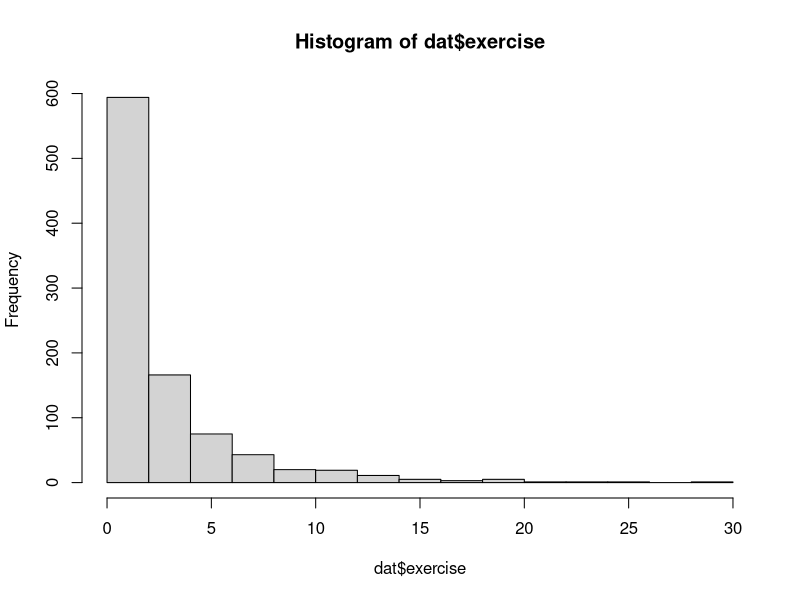
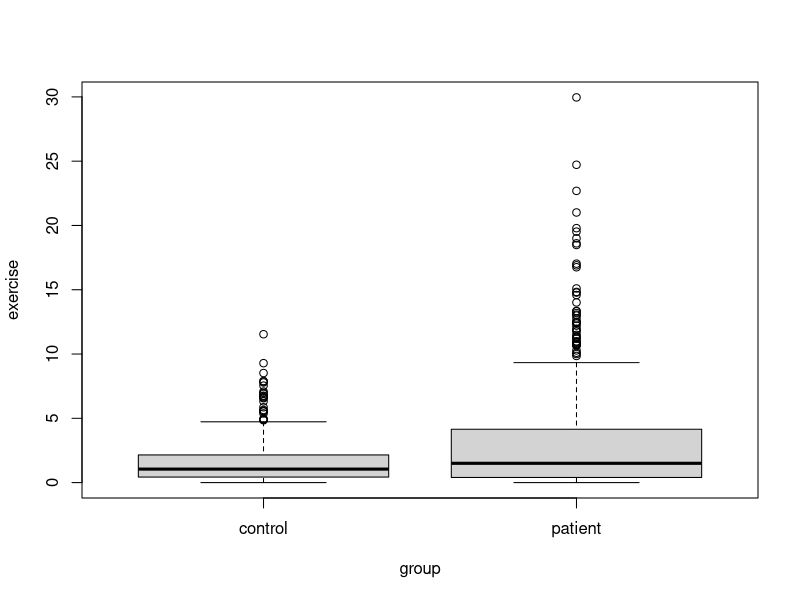
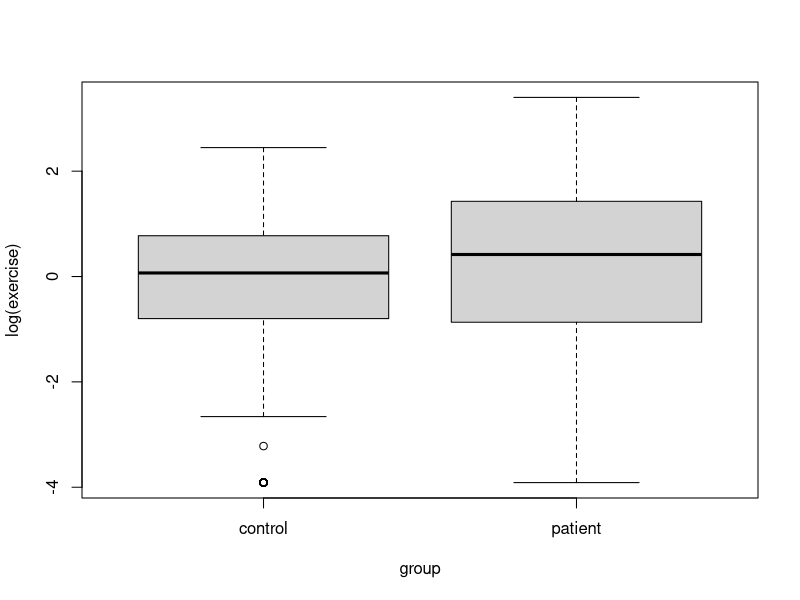
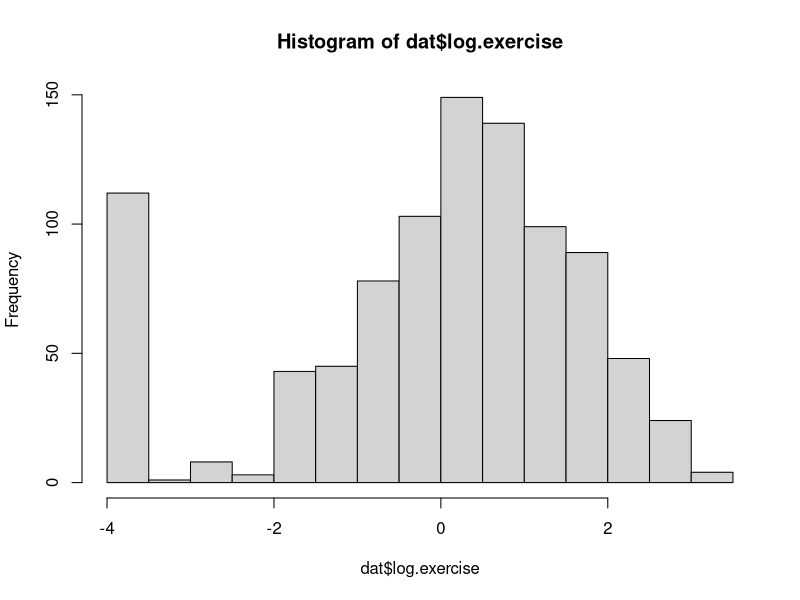
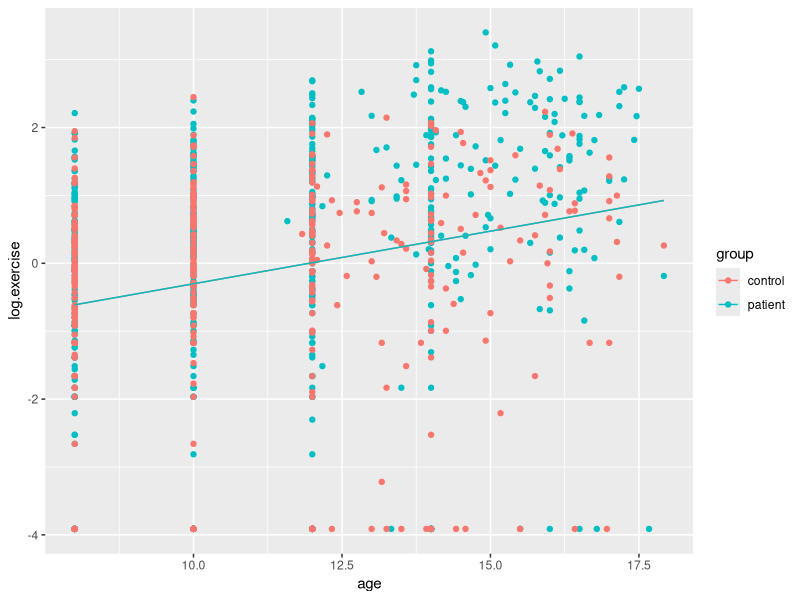
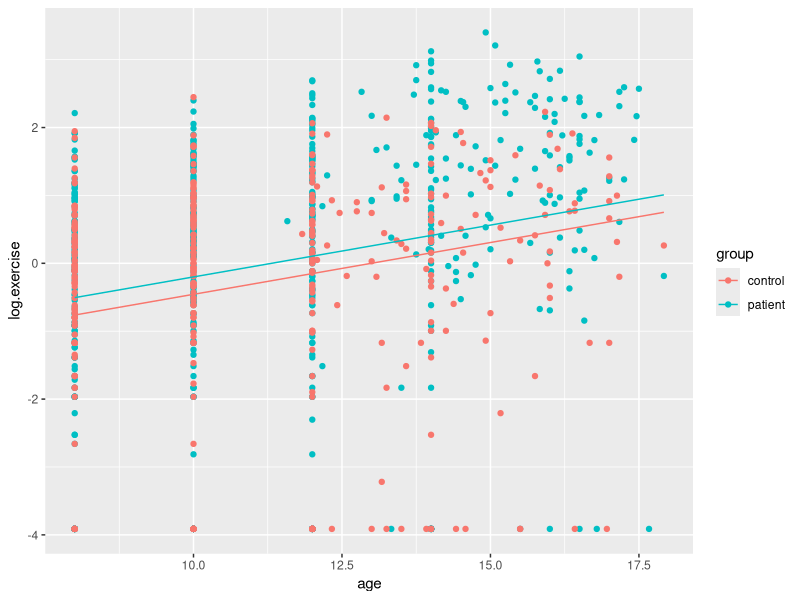
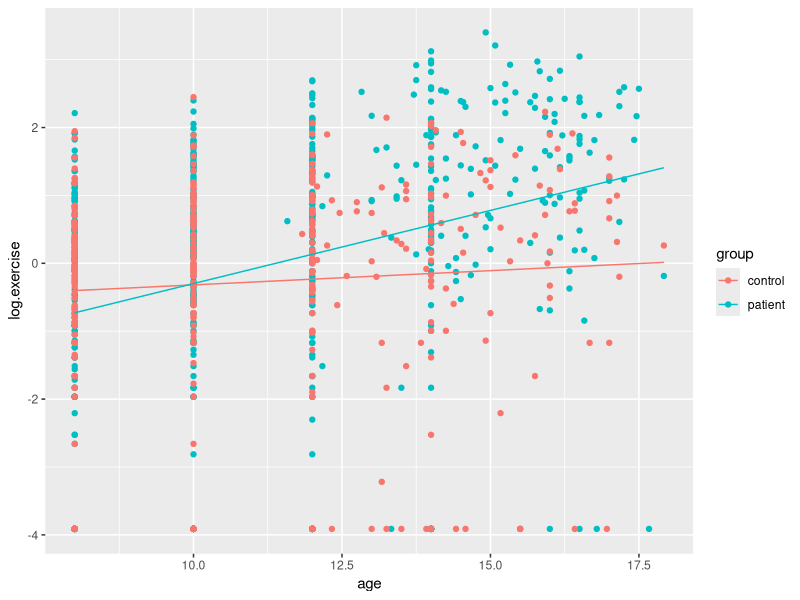
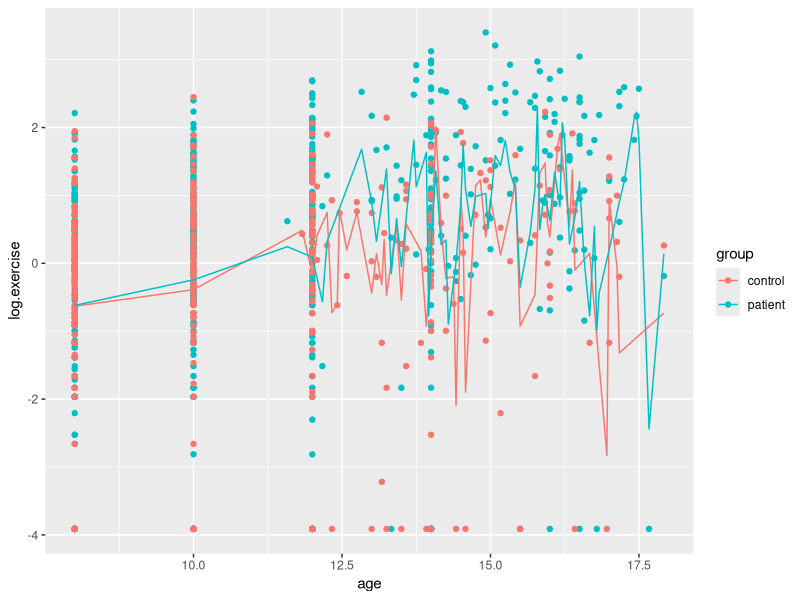

Generate these figures, in order, with R: (Note: this script raises an error after producing the figures.)
## ---- chunk 1
library(car)
data("Blackmore")
dat <- Blackmore

# Inspect dataset
head(dat)
str(dat)
summary(dat)

# Look at distribution of exercise, in histogram, and stratify by group with boxplot
hist(dat$exercise)
boxplot(exercise~group, data = dat) 
# -> exercise has skewed distribution

# Preparation: log-transform exercise, add small constant so that values of 0 don't become NA
dat$log.exercise <- log(dat$exercise + 0.02) 

# Look at distribution of log.exercise
boxplot(log.exercise~group, data = dat, ylab="log(exercise)")
hist(dat$log.exercise)
# Conclusion: variable is closer to normal distribution, but still the transformation has brough the variable to a normal distribution, since the 0 values are still highly present. It would hence be better to model the original variable in another distribution in a GLMM, but we will look at a linear mixed model here for illustration:
## ---- chunk 2
library(ggplot2)

# Linear regression model, only predicting exercise by age:
fit1a <- lm(log.exercise ~ age, data = dat)
summary(fit1a)
AIC(fit1a)
pred.fit1a <- predict(fit1a)
ggplot(dat, aes(x = age, y = log.exercise, group = group, colour = group)) + 
  geom_point() +
  stat_summary(aes(y = pred.fit1a, group = group, colour = group), fun.y = mean, geom = "line")
# -> just a line since group is not in the model, i.e. the same is predicted for both groups
## ---- chunk 3
# Linear regression model, predict exercise by age and group:
fit1b <- lm(log.exercise ~ age + group, data = dat)
summary(fit1b)
AIC(fit1b)
pred.fit1b <- predict(fit1b)
ggplot(dat, aes(x = age, y = log.exercise, group = group, colour = group)) + 
  geom_point() +
  stat_summary(aes(y = pred.fit1b, group = group, colour = group), fun.y = mean, geom = "line")
# -> now different predictions of girls in patient and control group.
## ---- chunk 4
# Linear regression model, predict exercise by age, group, and interaction:
fit1c <- lm(log.exercise ~ age*group, data = dat)
summary(fit1c)
AIC(fit1c)
pred.fit1c <- predict(fit1c)
ggplot(dat, aes(x = age, y = log.exercise, group = group, colour = group)) + 
  geom_point() +
  stat_summary(aes(y = pred.fit1c, group = group, colour = group), fun.y = mean, geom = "line")
# -> Conclusions from these models
# (1) the association that exercise increases over time is only found in the patient group! This was not visible when the interaction was not modeled.
# (2) The model fit (AIC) got better from model to model
## ---- chunk 5
library(nlme)
fit2a <- lme(log.exercise ~ age, random = ~ age | subject, data = dat)
summary(fit2a)
pred.fit2a <- predict(fit2a)
ggplot(dat, aes(x = age, y = log.exercise, group = group, colour = group)) + 
  geom_point() +
  stat_summary(aes(y = pred.fit2a), fun.y = mean, geom = "line")
# Similar estimate for the fixed effect of time (i.e. age) as in linear regresion, but much better prediction of the single values (by the random effects), this is also visible in the group differences.
# Model fit is also much better compared to model 1c.
# This would show in particular in the prediction of the values of each girl.
## ---- chunk 6
fit2b <- lme(log.exercise ~ age, random = ~ age | subject, correlation = corCompSymm( form = ~ 1 | subject), data = dat)
summary(fit2b)
pred.fit2b <- predict(fit2b)
ggplot(dat, aes(x = age, y = log.exercise, group = group, colour = group)) + 
  geom_point() +
  stat_summary(aes(y = pred.fit2b), fun.y = mean, geom = "line")
# practically identical to model 2a, since the estimated correlations between individuals is also here practically 0.
## ---- chunk 7
fit2c <- lme(log.exercise ~ age, random = ~ age | subject, correlation = corAR1( form = ~ 1 | subject), data = dat)
# -> doesn't converge
fit2d <- lme(log.exercise ~ age, random = ~ age | subject, correlation = corSymm( form = ~ 1 | subject), data = dat)
# -> doesn't converge
## ---- chunk 8
fit3a <- lme(log.exercise ~ age*group, random = ~ age | subject, data = dat)
summary(fit3a)
pred.fit3a <- predict(fit3a)
ggplot(dat, aes(x = age, y = log.exercise, group = group, colour = group)) + 
  geom_point() +
  stat_summary(aes(y = pred.fit3a), fun.y = mean, geom = "line")
## ---- chunk 9
fit3b <- lme(log.exercise ~ age*group, random = ~ age | subject, correlation = corCompSymm( form = ~ 1 | subject), data = dat)
summary(fit3b)
pred.fit3b <- predict(fit3b)
ggplot(dat, aes(x = age, y = log.exercise, group = group, colour = group)) + 
  geom_point() +
  stat_summary(aes(y = pred.fit3b), fun.y = mean, geom = "line")
## ---- chunk 10
fit3c <- lme(log.exercise ~ age*group, random = ~ age | subject, correlation = corAR1( form = ~ 1 | subject), data = dat)
summary(fit3c)
pred.fit3c <- predict(fit3c)
ggplot(dat, aes(x = age, y = log.exercise, group = group, colour = group)) + 
  geom_point() +
  stat_summary(aes(y = pred.fit3c), fun.y = mean, geom = "line")
# -> best model fit (comparing the AICs of all models) and shows more clearly the differences between the groups in the predicted values (see lines).
## ---- chunk 11
fit3d <- lme(log.exercise ~ age*group, random = ~ age | subject, correlation = corSymm( form = ~ 1 | subject), data = dat)
# -> doesn't converge
